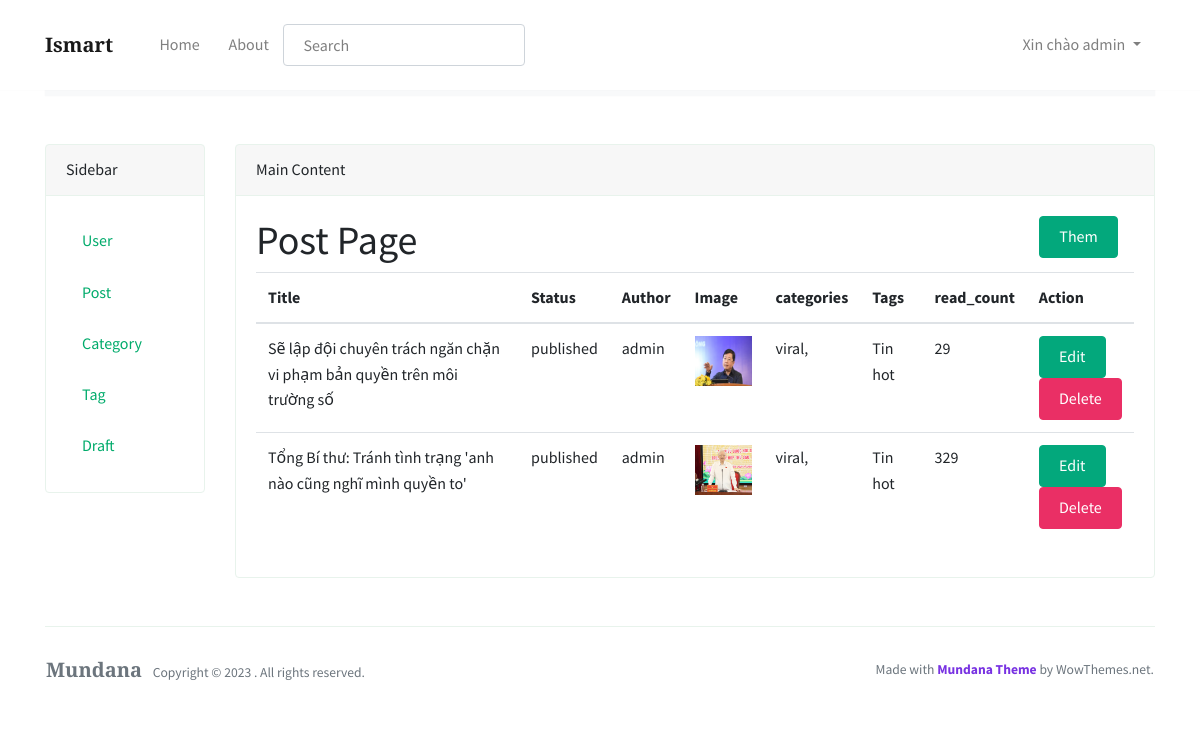
Page /myadmin/post (signed in) on the committed database.
### blogsite/models.py (models this page shows, shortened)
class Post(models.Model):
    STATUS_CHOICES = (
        ('draft', 'Draft'),
        ('published', 'Published'),
    )
    title = models.CharField(max_length=255)
    content = models.TextField()
    image = models.ImageField(upload_to='images',null=False,default=None,blank=True)
    author = models.ForeignKey(User, on_delete=models.CASCADE)
    created_at = models.DateTimeField(auto_now_add=True)
    categories = models.ManyToManyField('Category')
    tags = models.ManyToManyField('Tag')
    read_count = models.IntegerField(default=0)
    status = models.CharField(max_length=10, choices=STATUS_CHOICES, default='draft')

class Category(models.Model):
    name = models.CharField(max_length=255)
    slug = models.SlugField(unique=True)

class Tag(models.Model):
    name = models.CharField(max_length=255)
    slug = models.SlugField(unique=True)

### blogsite/views.py (the view)
# urls.py: path('myadmin/post',views.viewAdmin_Post,name='admin_post'),
@decorators.login_required(login_url='login')
def viewAdmin_Post(request):
    if get_superuser_data(request.user):
        post = Post.objects.all()
        context = {'post':post}
        return render(request,'admin/post/index.html',context)
    else:
        return redirect('403')

### blogsite/views.py (called while the page is built)
def get_superuser_data(user):
    if user.is_superuser:
        return True
    else:
        return False

### blogsite/templates/admin/post/index.html (shortened to what this page needs)
{% extends "admin/base.html" %}
{% block content %}
    <h1>Post Page<a href="{%url 'create_post'%}" class="btn btn-success float-right mr-3">Them</a></h1>
    <table class="table">
        <thead>
          <tr>
            <th scope="col">Title</th>
            <th scope="col">Status</th>
            <th scope="col">Author</th>
            <th scope="col">Image</th>
            <th scope="col">categories</th>
            <th scope="col">Tags</th>
            <th scope="col">read_count</th>
            <th scope="col">Action</th>
          </tr>
        </thead>
        <tbody>
        {%for data in post%}
          <tr>
            <td>{{data.title}}</td>
            <td>{{data.status}}</td>
            <td>{{data.author}}</td>
            <td><img src="{{MEDIA_URL}}{{ data.image }}" alt="Ảnh" height=50></td>
            <td>
              {% for category in data.categories.all %}
                <span>{{ category.name }},</span>
              {% endfor %}
            </td>
            <td>
              {% for tag in data.tags.all %}
                <span>{{ tag.name }}</span>{% if not forloop.last %}, {% endif %}
              {% endfor %}
            </td>
            <td>{{data.read_count}}</td>
            <td>
                <a href="{%url 'edit_post' data.id%}" class="btn btn-success">Edit</a>
                <form method="post" action="{%url 'delete_post' data.id%}">
                  <input type="submit" class="btn btn-danger" value="Delete">
                </form>
            </td>
          </tr>
          {% endfor %}
        </tbody>
      </table>
{% endblock %}

### blogsite/templates/admin/base.html (shortened to what this page needs)
{%load static%}
<!DOCTYPE html>
<html lang="en">
<head>
<link rel="stylesheet" href="https://cdnjs.cloudflare.com/ajax/libs/font-awesome/6.4.2/css/all.min.css" />
<link rel="stylesheet" href="https://use.fontawesome.com/releases/v5.3.1/css/all.css">
<link href={% static "css/style.css" %} rel="stylesheet"/>
</head>
<body>
    <nav class="topnav navbar navbar-expand-lg navbar-light bg-white fixed-top">
        <div class="container">
            <a class="navbar-brand" href={%url 'index'%}><strong>Ismart</strong></a>
            <div class="navbar-collapse collapse" id="navbarColor02" style="">
                <ul class="navbar-nav mr-auto d-flex align-items-center">
                    <li class="nav-item">
                        <a class="nav-link" href="{%url 'index'%}">Home <span class="sr-only">(current)</span></a>
                    </li>
                    <li class="nav-item">
                        <a class="nav-link" href="{%url 'about'%}">About</a>
                    </li>
                    <li class="nav-item mt-3">
                        <form method="POST" action="{% url "result_search" %}">
                            <div class="md-form active-pink active-pink-2 mb-3 mt-0">
                                <input class="form-control" type="text" name="searched" placeholder="Search" aria-label="Search">
                            </div>
                        </form>
                    </li>
                </ul>
                <ul class="navbar-nav ml-auto d-flex align-items-center">
                    {% if user.is_authenticated %}
                    <li class="nav-item dropdown" onmouseover="showDropdown()" onmouseout="hideDropdown()">
                        <a class="nav-link dropdown-toggle" href="#" id="navbarDropdown" role="button" data-bs-toggle="dropdown" aria-expanded="false">
                            Xin chào {{ user.username }}
                        </a>
                    </li>
                    {% else %}
                        <li class="nav-item highlight">
                            <a class="nav-link" href="{% url 'login' %}"><i class="fa-solid fa-right-to-bracket"></i> Login</a>
                        </li>
                    {% endif %}
                </ul>
            </div>
        </div>
    </nav>
        <div class="container">
            <div class="row mt-5">
                <div class="col-md-2">
                    <div class="card">
                        <div class="card-header">
                            Sidebar
                        </div>
                        <div class="card-body">
                            <ul class="nav flex-column">
                                <li class="nav-item">
                                    <a class="nav-link" href="{%url 'user'%}">User</a>
                                </li>
                                <li class="nav-item">
                                    <a class="nav-link" href="{%url 'admin_post'%}">Post</a>
                                </li>
                                <li class="nav-item">
                                    <a class="nav-link" href="{%url 'admin_category'%}">Category</a>
                                </li>
                                <li class="nav-item">
                                    <a class="nav-link" href="{%url 'admin_tag'%}">Tag</a>
                                </li>
                                <li class="nav-item">
                                    <a class="nav-link" href="{% url 'admin_draft'%}">Draft</a>
                                </li>
                            </ul>
                        </div>
                    </div>
                </div>
                <div class="col-md-10">
                    <div class="card">
                        <div class="card-header">
                            Main Content
                        </div>
                        <div class="card-body">
                            {% block content %}
                            {% endblock %}
                        </div>
                    </div>
                </div>
            </div>
        </div>
    <div class="container mt-5">
        <footer class="bg-white border-top p-3 text-muted small">
        <div class="row align-items-center justify-content-between">
            <div>
                <span class="navbar-brand mr-2"><strong>Mundana</strong></span> Copyright &copy;
                 . All rights reserved.
            </div>
            <div>
                Made with <a target="_blank" class="text-secondary font-weight-bold" href="https://www.wowthemes.net/mundana-free-html-bootstrap-template/">Mundana Theme</a> by WowThemes.net.
            </div>
        </div>
        </footer>
    </div>
</body>
</html>

### blogsite/templates/admin/base.html (style rules this page uses)
.nav-item { position: relative; }

### rows in the picture
Post: title "Sẽ lập đội chuyên trách ngăn chặn vi phạm bản quyền trên môi trường số", status "published", author "admin", image (picture), read_count "29"
Category: name "viral"
Tag: name "Tin hot"
Post: title "Tổng Bí thư: Tránh tình trạng 'anh nào cũng nghĩ mình quyền to'", status "published", author "admin", image (picture), read_count "329"

### other values in the picture
{{ user.username }} "admin"
